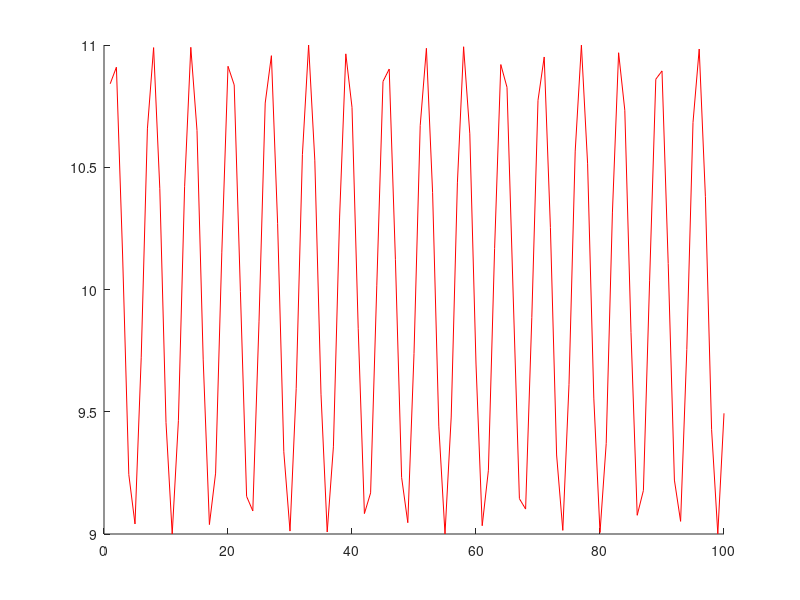

Recreate this plot in MATLAB. (Note: this script raises an error after producing the figure.)
clear
close all

%acivities needed on the robot field layout

%test plot sample
len = 100
robot = zeros(1, len);

%start position
X(1) = -40;
Y(1) = -40;

% move to coordinates
x_goal = 0;
y_goal = 0;

%
% just something to plot
% this will be for the actual robot movement path
%

for n=1:len
	robot(n) = sin(n) + 10;
end
% plot robot movement
hold on
plot(robot, 'color', 'red')

% plot the robot pitch layout
newFieldSpec

% end of code